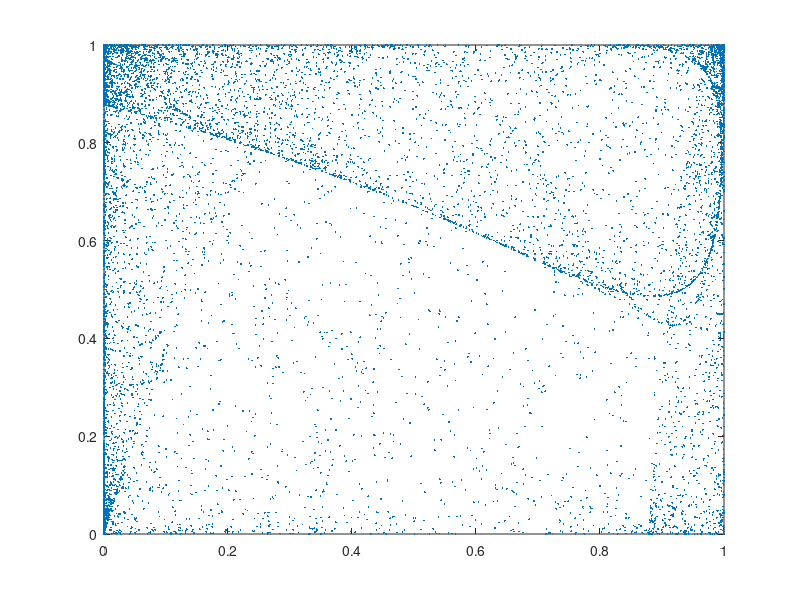

Here is the MATLAB script that generated this plot:
total = 10000;
myu = 0.9;

x_bar = zeros(total,1);
y_bar = zeros(total,1);

x = zeros(total,1);
y = zeros(total,1);

x(1) = 0.1;
y(1) = 0.1;



for i = 1:total - 1
  x_bar(i + 1) = myu * (y(i) * 3) * x(i) * (1 - x(i));
  x(i + 1) = 4 * x_bar(i + 1) * (1 - x_bar(i + 1));
  y_bar(i + 1) = myu * (x(i + 1) + 3) * y(i) * (1 - y(i));
  y(i + 1) = 4 * y_bar(i + 1) * (1 - y_bar(i + 1)); 
endfor

plot(x,y,'.','MarkerSize',4);

%{

%}

